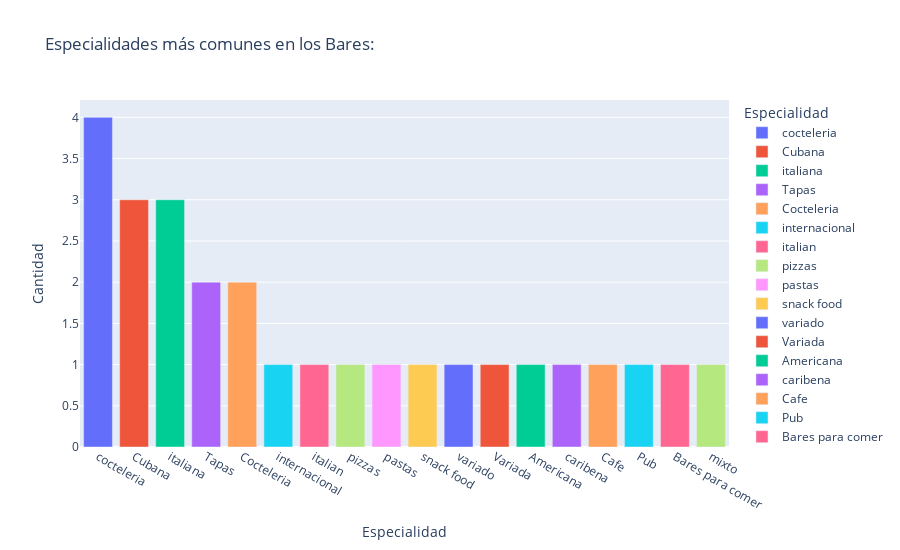
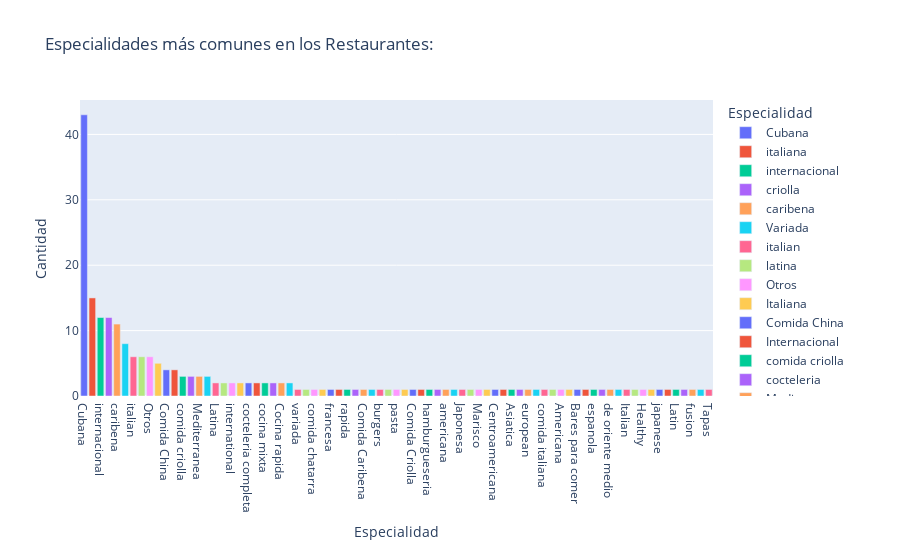

The code cell stored with these charts, in order, in its notebook:
### Code cell
df_bar = df[df['type'] == 'bar']
df_restaurant = df[df['type'] == 'restaurant']
df_barrestaurant = df[df['type'] == 'barrestaurant']

df_bar = df_bar['speciality'].explode().value_counts().reset_index()
df_restaurant = df_restaurant['speciality'].explode().value_counts().reset_index()
df_barrestaurant = df_barrestaurant['speciality'].explode().value_counts().reset_index()

fig_bar = px.bar(
    df_bar,
    x='speciality',
    y='count',
    title='Especialidades más comunes en los Bares:',
    labels={'speciality': 'Especialidad', 'count': 'Cantidad'},
    color='speciality',
    height=550
)

fig_restaurant = px.bar(
    df_restaurant,
    x='speciality',
    y='count',
    title='Especialidades más comunes en los Restaurantes:',
    labels={'speciality': 'Especialidad', 'count': 'Cantidad'},
    color='speciality',
    height=550
)

fig_barrestaurant = px.bar(
    df_barrestaurant,
    x='speciality',
    y='count',
    title='Especialidades más comunes en los Bares-restaurantes:',
    labels={'speciality': 'Especialidad', 'count': 'Cantidad'},
    color='speciality',
    height=550
)


fig_bar.show()
fig_restaurant.show()
fig_barrestaurant.show()

### Figure 1 — Plotly figure (JSON) as saved in the notebook; plotly's stock layout.template omitted (floating-point values rounded to 4 significant figures)
{"data": [{"hovertemplate": "Especialidad=%{x}<br>Cantidad=%{y}<extra></extra>", "legendgroup": "cocteleria", "marker": {"color": "#636efa", "pattern": {"shape": ""}}, "name": "cocteleria", "orientation": "v", "showlegend": true, "textposition": "auto", "type": "bar", "x": ["cocteleria"], "xaxis": "x", "y": [4], "yaxis": "y"}, {"hovertemplate": "Especialidad=%{x}<br>Cantidad=%{y}<extra></extra>", "legendgroup": "Cubana", "marker": {"color": "#EF553B", "pattern": {"shape": ""}}, "name": "Cubana", "orientation": "v", "showlegend": true, "textposition": "auto", "type": "bar", "x": ["Cubana"], "xaxis": "x", "y": [3], "yaxis": "y"}, {"hovertemplate": "Especialidad=%{x}<br>Cantidad=%{y}<extra></extra>", "legendgroup": "italiana", "marker": {"color": "#00cc96", "pattern": {"shape": ""}}, "name": "italiana", "orientation": "v", "showlegend": true, "textposition": "auto", "type": "bar", "x": ["italiana"], "xaxis": "x", "y": [3], "yaxis": "y"}, {"hovertemplate": "Especialidad=%{x}<br>Cantidad=%{y}<extra></extra>", "legendgroup": "Tapas", "marker": {"color": "#ab63fa", "pattern": {"shape": ""}}, "name": "Tapas", "orientation": "v", "showlegend": true, "textposition": "auto", "type": "bar", "x": ["Tapas"], "xaxis": "x", "y": [2], "yaxis": "y"}, {"hovertemplate": "Especialidad=%{x}<br>Cantidad=%{y}<extra></extra>", "legendgroup": "Cocteleria", "marker": {"color": "#FFA15A", "pattern": {"shape": ""}}, "name": "Cocteleria", "orientation": "v", "showlegend": true, "textposition": "auto", "type": "bar", "x": ["Cocteleria"], "xaxis": "x", "y": [2], "yaxis": "y"}, {"hovertemplate": "Especialidad=%{x}<br>Cantidad=%{y}<extra></extra>", "legendgroup": "internacional", "marker": {"color": "#19d3f3", "pattern": {"shape": ""}}, "name": "internacional", "orientation": "v", "showlegend": true, "textposition": "auto", "type": "bar", "x": ["internacional"], "xaxis": "x", "y": [1], "yaxis": "y"}, {"hovertemplate": "Especialidad=%{x}<br>Cantidad=%{y}<extra></extra>", "legendgroup": "italian", "marker": {"color": "#FF6692", "pattern": {"shape": ""}}, "name": "italian", "orientation": "v", "showlegend": true, "textposition": "auto", "type": "bar", "x": ["italian"], "xaxis": "x", "y": [1], "yaxis": "y"}, {"hovertemplate": "Especialidad=%{x}<br>Cantidad=%{y}<extra></extra>", "legendgroup": "pizzas", "marker": {"color": "#B6E880", "pattern": {"shape": ""}}, "name": "pizzas", "orientation": "v", "showlegend": true, "textposition": "auto", "type": "bar", "x": ["pizzas"], "xaxis": "x", "y": [1], "yaxis": "y"}, {"hovertemplate": "Especialidad=%{x}<br>Cantidad=%{y}<extra></extra>", "legendgroup": "pastas", "marker": {"color": "#FF97FF", "pattern": {"shape": ""}}, "name": "pastas", "orientation": "v", "showlegend": true, "textposition": "auto", "type": "bar", "x": ["pastas"], "xaxis": "x", "y": [1], "yaxis": "y"}, {"hovertemplate": "Especialidad=%{x}<br>Cantidad=%{y}<extra></extra>", "legendgroup": "snack food", "marker": {"color": "#FECB52", "pattern": {"shape": ""}}, "name": "snack food", "orientation": "v", "showlegend": true, "textposition": "auto", "type": "bar", "x": ["snack food"], "xaxis": "x", "y": [1], "yaxis": "y"}, {"hovertemplate": "Especialidad=%{x}<br>Cantidad=%{y}<extra></extra>", "legendgroup": "variado", "marker": {"color": "#636efa", "pattern": {"shape": ""}}, "name": "variado", "orientation": "v", "showlegend": true, "textposition": "auto", "type": "bar", "x": ["variado"], "xaxis": "x", "y": [1], "yaxis": "y"}, {"hovertemplate": "Especialidad=%{x}<br>Cantidad=%{y}<extra></extra>", "legendgroup": "Variada", "marker": {"color": "#EF553B", "pattern": {"shape": ""}}, "name": "Variada", "orientation": "v", "showlegend": true, "textposition": "auto", "type": "bar", "x": ["Variada"], "xaxis": "x", "y": [1], "yaxis": "y"}, {"hovertemplate": "Especialidad=%{x}<br>Cantidad=%{y}<extra></extra>", "legendgroup": "Americana", "marker": {"color": "#00cc96", "pattern": {"shape": ""}}, "name": "Americana", "orientation": "v", "showlegend": true, "textposition": "auto", "type": "bar", "x": ["Americana"], "xaxis": "x", "y": [1], "yaxis": "y"}, {"hovertemplate": "Especialidad=%{x}<br>Cantidad=%{y}<extra></extra>", "legendgroup": "caribena", "marker": {"color": "#ab63fa", "pattern": {"shape": ""}}, "name": "caribena", "orientation": "v", "showlegend": true, "textposition": "auto", "type": "bar", "x": ["caribena"], "xaxis": "x", "y": [1], "yaxis": "y"}, {"hovertemplate": "Especialidad=%{x}<br>Cantidad=%{y}<extra></extra>", "legendgroup": "Cafe", "marker": {"color": "#FFA15A", "pattern": {"shape": ""}}, "name": "Cafe", "orientation": "v", "showlegend": true, "textposition": "auto", "type": "bar", "x": ["Cafe"], "xaxis": "x", "y": [1], "yaxis": "y"}, {"hovertemplate": "Especialidad=%{x}<br>Cantidad=%{y}<extra></extra>", "legendgroup": "Pub", "marker": {"color": "#19d3f3", "pattern": {"shape": ""}}, "name": "Pub", "orientation": "v", "showlegend": true, "textposition": "auto", "type": "bar", "x": ["Pub"], "xaxis": "x", "y": [1], "yaxis": "y"}, {"hovertemplate": "Especialidad=%{x}<br>Cantidad=%{y}<extra></extra>", "legendgroup": "Bares para comer", "marker": {"color": "#FF6692", "pattern": {"shape": ""}}, "name": "Bares para comer", "orientation": "v", "showlegend": true, "textposition": "auto", "type": "bar", "x": ["Bares para comer"], "xaxis": "x", "y": [1], "yaxis": "y"}, {"hovertemplate": "Especialidad=%{x}<br>Cantidad=%{y}<extra></extra>", "legendgroup": "mixto", "marker": {"color": "#B6E880", "pattern": {"shape": ""}}, "name": "mixto", "orientation": "v", "showlegend": true, "textposition": "auto", "type": "bar", "x": ["mixto"], "xaxis": "x", "y": [1], "yaxis": "y"}], "layout": {"barmode": "relative", "height": 550, "legend": {"title": {"text": "Especialidad"}, "tracegroupgap": 0}, "title": {"text": "Especialidades más comunes en los Bares:"}, "xaxis": {"anchor": "y", "categoryarray": ["cocteleria", "Cubana", "italiana", "Tapas", "Cocteleria", "internacional", "italian", "pizzas", "pastas", "snack food", "variado", "Variada", "Americana", "caribena", "Cafe", "Pub", "Bares para comer", "mixto"], "categoryorder": "array", "domain": [0, 1], "title": {"text": "Especialidad"}}, "yaxis": {"anchor": "x", "domain": [0, 1], "title": {"text": "Cantidad"}}}}

### Figure 2 — Plotly figure (JSON) as saved in the notebook; plotly's stock layout.template omitted (floating-point values rounded to 4 significant figures)
{"data": [{"hovertemplate": "Especialidad=%{x}<br>Cantidad=%{y}<extra></extra>", "legendgroup": "Cubana", "marker": {"color": "#636efa", "pattern": {"shape": ""}}, "name": "Cubana", "orientation": "v", "showlegend": true, "textposition": "auto", "type": "bar", "x": ["Cubana"], "xaxis": "x", "y": [43], "yaxis": "y"}, {"hovertemplate": "Especialidad=%{x}<br>Cantidad=%{y}<extra></extra>", "legendgroup": "italiana", "marker": {"color": "#EF553B", "pattern": {"shape": ""}}, "name": "italiana", "orientation": "v", "showlegend": true, "textposition": "auto", "type": "bar", "x": ["italiana"], "xaxis": "x", "y": [15], "yaxis": "y"}, {"hovertemplate": "Especialidad=%{x}<br>Cantidad=%{y}<extra></extra>", "legendgroup": "internacional", "marker": {"color": "#00cc96", "pattern": {"shape": ""}}, "name": "internacional", "orientation": "v", "showlegend": true, "textposition": "auto", "type": "bar", "x": ["internacional"], "xaxis": "x", "y": [12], "yaxis": "y"}, {"hovertemplate": "Especialidad=%{x}<br>Cantidad=%{y}<extra></extra>", "legendgroup": "criolla", "marker": {"color": "#ab63fa", "pattern": {"shape": ""}}, "name": "criolla", "orientation": "v", "showlegend": true, "textposition": "auto", "type": "bar", "x": ["criolla"], "xaxis": "x", "y": [12], "yaxis": "y"}, {"hovertemplate": "Especialidad=%{x}<br>Cantidad=%{y}<extra></extra>", "legendgroup": "caribena", "marker": {"color": "#FFA15A", "pattern": {"shape": ""}}, "name": "caribena", "orientation": "v", "showlegend": true, "textposition": "auto", "type": "bar", "x": ["caribena"], "xaxis": "x", "y": [11], "yaxis": "y"}, {"hovertemplate": "Especialidad=%{x}<br>Cantidad=%{y}<extra></extra>", "legendgroup": "Variada", "marker": {"color": "#19d3f3", "pattern": {"shape": ""}}, "name": "Variada", "orientation": "v", "showlegend": true, "textposition": "auto", "type": "bar", "x": ["Variada"], "xaxis": "x", "y": [8], "yaxis": "y"}, {"hovertemplate": "Especialidad=%{x}<br>Cantidad=%{y}<extra></extra>", "legendgroup": "italian", "marker": {"color": "#FF6692", "pattern": {"shape": ""}}, "name": "italian", "orientation": "v", "showlegend": true, "textposition": "auto", "type": "bar", "x": ["italian"], "xaxis": "x", "y": [6], "yaxis": "y"}, {"hovertemplate": "Especialidad=%{x}<br>Cantidad=%{y}<extra></extra>", "legendgroup": "latina", "marker": {"color": "#B6E880", "pattern": {"shape": ""}}, "name": "latina", "orientation": "v", "showlegend": true, "textposition": "auto", "type": "bar", "x": ["latina"], "xaxis": "x", "y": [6], "yaxis": "y"}, {"hovertemplate": "Especialidad=%{x}<br>Cantidad=%{y}<extra></extra>", "legendgroup": "Otros", "marker": {"color": "#FF97FF", "pattern": {"shape": ""}}, "name": "Otros", "orientation": "v", "showlegend": true, "textposition": "auto", "type": "bar", "x": ["Otros"], "xaxis": "x", "y": [6], "yaxis": "y"}, {"hovertemplate": "Especialidad=%{x}<br>Cantidad=%{y}<extra></extra>", "legendgroup": "Italiana", "marker": {"color": "#FECB52", "pattern": {"shape": ""}}, "name": "Italiana", "orientation": "v", "showlegend": true, "textposition": "auto", "type": "bar", "x": ["Italiana"], "xaxis": "x", "y": [5], "yaxis": "y"}, {"hovertemplate": "Especialidad=%{x}<br>Cantidad=%{y}<extra></extra>", "legendgroup": "Comida China", "marker": {"color": "#636efa", "pattern": {"shape": ""}}, "name": "Comida China", "orientation": "v", "showlegend": true, "textposition": "auto", "type": "bar", "x": ["Comida China"], "xaxis": "x", "y": [4], "yaxis": "y"}, {"hovertemplate": "Especialidad=%{x}<br>Cantidad=%{y}<extra></extra>", "legendgroup": "Internacional", "marker": {"color": "#EF553B", "pattern": {"shape": ""}}, "name": "Internacional", "orientation": "v", "showlegend": true, "textposition": "auto", "type": "bar", "x": ["Internacional"], "xaxis": "x", "y": [4], "yaxis": "y"}, {"hovertemplate": "Especialidad=%{x}<br>Cantidad=%{y}<extra></extra>", "legendgroup": "comida criolla", "marker": {"color": "#00cc96", "pattern": {"shape": ""}}, "name": "comida criolla", "orientation": "v", "showlegend": true, "textposition": "auto", "type": "bar", "x": ["comida criolla"], "xaxis": "x", "y": [3], "yaxis": "y"}, {"hovertemplate": "Especialidad=%{x}<br>Cantidad=%{y}<extra></extra>", "legendgroup": "cocteleria", "marker": {"color": "#ab63fa", "pattern": {"shape": ""}}, "name": "cocteleria", "orientation": "v", "showlegend": true, "textposition": "auto", "type": "bar", "x": ["cocteleria"], "xaxis": "x", "y": [3], "yaxis": "y"}, {"hovertemplate": "Especialidad=%{x}<br>Cantidad=%{y}<extra></extra>", "legendgroup": "Mediterranea", "marker": {"color": "#FFA15A", "pattern": {"shape": ""}}, "name": "Mediterranea", "orientation": "v", "showlegend": true, "textposition": "auto", "type": "bar", "x": ["Mediterranea"], "xaxis": "x", "y": [3], "yaxis": "y"}, {"hovertemplate": "Especialidad=%{x}<br>Cantidad=%{y}<extra></extra>", "legendgroup": "Fusion", "marker": {"color": "#19d3f3", "pattern": {"shape": ""}}, "name": "Fusion", "orientation": "v", "showlegend": true, "textposition": "auto", "type": "bar", "x": ["Fusion"], "xaxis": "x", "y": [3], "yaxis": "y"}, {"hovertemplate": "Especialidad=%{x}<br>Cantidad=%{y}<extra></extra>", "legendgroup": "Latina", "marker": {"color": "#FF6692", "pattern": {"shape": ""}}, "name": "Latina", "orientation": "v", "showlegend": true, "textposition": "auto", "type": "bar", "x": ["Latina"], "xaxis": "x", "y": [2], "yaxis": "y"}, {"hovertemplate": "Especialidad=%{x}<br>Cantidad=%{y}<extra></extra>", "legendgroup": "comida rapida", "marker": {"color": "#B6E880", "pattern": {"shape": ""}}, "name": "comida rapida", "orientation": "v", "showlegend": true, "textposition": "auto", "type": "bar", "x": ["comida rapida"], "xaxis": "x", "y": [2], "yaxis": "y"}, {"hovertemplate": "Especialidad=%{x}<br>Cantidad=%{y}<extra></extra>", "legendgroup": "international", "marker": {"color": "#FF97FF", "pattern": {"shape": ""}}, "name": "international", "orientation": "v", "showlegend": true, "textposition": "auto", "type": "bar", "x": ["international"], "xaxis": "x", "y": [2], "yaxis": "y"}, {"hovertemplate": "Especialidad=%{x}<br>Cantidad=%{y}<extra></extra>", "legendgroup": "Pizza", "marker": {"color": "#FECB52", "pattern": {"shape": ""}}, "name": "Pizza", "orientation": "v", "showlegend": true, "textposition": "auto", "type": "bar", "x": ["Pizza"], "xaxis": "x", "y": [2], "yaxis": "y"}, {"hovertemplate": "Especialidad=%{x}<br>Cantidad=%{y}<extra></extra>", "legendgroup": "cocteleria completa", "marker": {"color": "#636efa", "pattern": {"shape": ""}}, "name": "cocteleria completa", "orientation": "v", "showlegend": true, "textposition": "auto", "type": "bar", "x": ["cocteleria completa"], "xaxis": "x", "y": [2], "yaxis": "y"}, {"hovertemplate": "Especialidad=%{x}<br>Cantidad=%{y}<extra></extra>", "legendgroup": "comida internacional", "marker": {"color": "#EF553B", "pattern": {"shape": ""}}, "name": "comida internacional", "orientation": "v", "showlegend": true, "textposition": "auto", "type": "bar", "x": ["comida internacional"], "xaxis": "x", "y": [2], "yaxis": "y"}, {"hovertemplate": "Especialidad=%{x}<br>Cantidad=%{y}<extra></extra>", "legendgroup": "cocina mixta", "marker": {"color": "#00cc96", "pattern": {"shape": ""}}, "name": "cocina mixta", "orientation": "v", "showlegend": true, "textposition": "auto", "type": "bar", "x": ["cocina mixta"], "xaxis": "x", "y": [2], "yaxis": "y"}, {"hovertemplate": "Especialidad=%{x}<br>Cantidad=%{y}<extra></extra>", "legendgroup": "Pizzeria", "marker": {"color": "#ab63fa", "pattern": {"shape": ""}}, "name": "Pizzeria", "orientation": "v", "showlegend": true, "textposition": "auto", "type": "bar", "x": ["Pizzeria"], "xaxis": "x", "y": [2], "yaxis": "y"}, {"hovertemplate": "Especialidad=%{x}<br>Cantidad=%{y}<extra></extra>", "legendgroup": "Cocina rapida", "marker": {"color": "#FFA15A", "pattern": {"shape": ""}}, "name": "Cocina rapida", "orientation": "v", "showlegend": true, "textposition": "auto", "type": "bar", "x": ["Cocina rapida"], "xaxis": "x", "y": [2], "yaxis": "y"}, {"hovertemplate": "Especialidad=%{x}<br>Cantidad=%{y}<extra></extra>", "legendgroup": "mediterranean", "marker": {"color": "#19d3f3", "pattern": {"shape": ""}}, "name": "mediterranean", "orientation": "v", "showlegend": true, "textposition": "auto", "type": "bar", "x": ["mediterranean"], "xaxis": "x", "y": [2], "yaxis": "y"}, {"hovertemplate": "Especialidad=%{x}<br>Cantidad=%{y}<extra></extra>", "legendgroup": "variada", "marker": {"color": "#FF6692", "pattern": {"shape": ""}}, "name": "variada", "orientation": "v", "showlegend": true, "textposition": "auto", "type": "bar", "x": ["variada"], "xaxis": "x", "y": [1], "yaxis": "y"}, {"hovertemplate": "Especialidad=%{x}<br>Cantidad=%{y}<extra></extra>", "legendgroup": "Cocina mixta", "marker": {"color": "#B6E880", "pattern": {"shape": ""}}, "name": "Cocina mixta", "orientation": "v", "showlegend": true, "textposition": "auto", "type": "bar", "x": ["Cocina mixta"], "xaxis": "x", "y": [1], "yaxis": "y"}, {"hovertemplate": "Especialidad=%{x}<br>Cantidad=%{y}<extra></extra>", "legendgroup": "comida chatarra", "marker": {"color": "#FF97FF", "pattern": {"shape": ""}}, "name": "comida chatarra", "orientation": "v", "showlegend": true, "textposition": "auto", "type": "bar", "x": ["comida chatarra"], "xaxis": "x", "y": [1], "yaxis": "y"}, {"hovertemplate": "Especialidad=%{x}<br>Cantidad=%{y}<extra></extra>", "legendgroup": "comida mixta", "marker": {"color": "#FECB52", "pattern": {"shape": ""}}, "name": "comida mixta", "orientation": "v", "showlegend": true, "textposition": "auto", "type": "bar", "x": ["comida mixta"], "xaxis": "x", "y": [1], "yaxis": "y"}, {"hovertemplate": "Especialidad=%{x}<br>Cantidad=%{y}<extra></extra>", "legendgroup": "francesa", "marker": {"color": "#636efa", "pattern": {"shape": ""}}, "name": "francesa", "orientation": "v", "showlegend": true, "textposition": "auto", "type": "bar", "x": ["francesa"], "xaxis": "x", "y": [1], "yaxis": "y"}, {"hovertemplate": "Especialidad=%{x}<br>Cantidad=%{y}<extra></extra>", "legendgroup": "Cocina criolla", "marker": {"color": "#EF553B", "pattern": {"shape": ""}}, "name": "Cocina criolla", "orientation": "v", "showlegend": true, "textposition": "auto", "type": "bar", "x": ["Cocina criolla"], "xaxis": "x", "y": [1], "yaxis": "y"}, {"hovertemplate": "Especialidad=%{x}<br>Cantidad=%{y}<extra></extra>", "legendgroup": "rapida", "marker": {"color": "#00cc96", "pattern": {"shape": ""}}, "name": "rapida", "orientation": "v", "showlegend": true, "textposition": "auto", "type": "bar", "x": ["rapida"], "xaxis": "x", "y": [1], "yaxis": "y"}, {"hovertemplate": "Especialidad=%{x}<br>Cantidad=%{y}<extra></extra>", "legendgroup": "Comida Italiana", "marker": {"color": "#ab63fa", "pattern": {"shape": ""}}, "name": "Comida Italiana", "orientation": "v", "showlegend": true, "textposition": "auto", "type": "bar", "x": ["Comida Italiana"], "xaxis": "x", "y": [1], "yaxis": "y"}, {"hovertemplate": "Especialidad=%{x}<br>Cantidad=%{y}<extra></extra>", "legendgroup": "Comida Caribena", "marker": {"color": "#FFA15A", "pattern": {"shape": ""}}, "name": "Comida Caribena", "orientation": "v", "showlegend": true, "textposition": "auto", "type": "bar", "x": ["Comida Caribena"], "xaxis": "x", "y": [1], "yaxis": "y"}, {"hovertemplate": "Especialidad=%{x}<br>Cantidad=%{y}<extra></extra>", "legendgroup": "entrantes", "marker": {"color": "#19d3f3", "pattern": {"shape": ""}}, "name": "entrantes", "orientation": "v", "showlegend": true, "textposition": "auto", "type": "bar", "x": ["entrantes"], "xaxis": "x", "y": [1], "yaxis": "y"}, {"hovertemplate": "Especialidad=%{x}<br>Cantidad=%{y}<extra></extra>", "legendgroup": "burgers", "marker": {"color": "#FF6692", "pattern": {"shape": ""}}, "name": "burgers", "orientation": "v", "showlegend": true, "textposition": "auto", "type": "bar", "x": ["burgers"], "xaxis": "x", "y": [1], "yaxis": "y"}, {"hovertemplate": "Especialidad=%{x}<br>Cantidad=%{y}<extra></extra>", "legendgroup": "Criolla", "marker": {"color": "#B6E880", "pattern": {"shape": ""}}, "name": "Criolla", "orientation": "v", "showlegend": true, "textposition": "auto", "type": "bar", "x": ["Criolla"], "xaxis": "x", "y": [1], "yaxis": "y"}, {"hovertemplate": "Especialidad=%{x}<br>Cantidad=%{y}<extra></extra>", "legendgroup": "pasta", "marker": {"color": "#FF97FF", "pattern": {"shape": ""}}, "name": "pasta", "orientation": "v", "showlegend": true, "textposition": "auto", "type": "bar", "x": ["pasta"], "xaxis": "x", "y": [1], "yaxis": "y"}, {"hovertemplate": "Especialidad=%{x}<br>Cantidad=%{y}<extra></extra>", "legendgroup": "Hamburguesera", "marker": {"color": "#FECB52", "pattern": {"shape": ""}}, "name": "Hamburguesera", "orientation": "v", "showlegend": true, "textposition": "auto", "type": "bar", "x": ["Hamburguesera"], "xaxis": "x", "y": [1], "yaxis": "y"}, {"hovertemplate": "Especialidad=%{x}<br>Cantidad=%{y}<extra></extra>", "legendgroup": "Comida Criolla", "marker": {"color": "#636efa", "pattern": {"shape": ""}}, "name": "Comida Criolla", "orientation": "v", "showlegend": true, "textposition": "auto", "type": "bar", "x": ["Comida Criolla"], "xaxis": "x", "y": [1], "yaxis": "y"}, {"hovertemplate": "Especialidad=%{x}<br>Cantidad=%{y}<extra></extra>", "legendgroup": "Desayunos", "marker": {"color": "#EF553B", "pattern": {"shape": ""}}, "name": "Desayunos", "orientation": "v", "showlegend": true, "textposition": "auto", "type": "bar", "x": ["Desayunos"], "xaxis": "x", "y": [1], "yaxis": "y"}, {"hovertemplate": "Especialidad=%{x}<br>Cantidad=%{y}<extra></extra>", "legendgroup": "hamburgueseria", "marker": {"color": "#00cc96", "pattern": {"shape": ""}}, "name": "hamburgueseria", "orientation": "v", "showlegend": true, "textposition": "auto", "type": "bar", "x": ["hamburgueseria"], "xaxis": "x", "y": [1], "yaxis": "y"}, {"hovertemplate": "Especialidad=%{x}<br>Cantidad=%{y}<extra></extra>", "legendgroup": "mexicana", "marker": {"color": "#ab63fa", "pattern": {"shape": ""}}, "name": "mexicana", "orientation": "v", "showlegend": true, "textposition": "auto", "type": "bar", "x": ["mexicana"], "xaxis": "x", "y": [1], "yaxis": "y"}, {"hovertemplate": "Especialidad=%{x}<br>Cantidad=%{y}<extra></extra>", "legendgroup": "americana", "marker": {"color": "#FFA15A", "pattern": {"shape": ""}}, "name": "americana", "orientation": "v", "showlegend": true, "textposition": "auto", "type": "bar", "x": ["americana"], "xaxis": "x", "y": [1], "yaxis": "y"}, {"hovertemplate": "Especialidad=%{x}<br>Cantidad=%{y}<extra></extra>", "legendgroup": "Sushi", "marker": {"color": "#19d3f3", "pattern": {"shape": ""}}, "name": "Sushi", "orientation": "v", "showlegend": true, "textposition": "auto", "type": "bar", "x": ["Sushi"], "xaxis": "x", "y": [1], "yaxis": "y"}, {"hovertemplate": "Especialidad=%{x}<br>Cantidad=%{y}<extra></extra>", "legendgroup": "Japonesa", "marker": {"color": "#FF6692", "pattern": {"shape": ""}}, "name": "Japonesa", "orientation": "v", "showlegend": true, "textposition": "auto", "type": "bar", "x": ["Japonesa"], "xaxis": "x", "y": [1], "yaxis": "y"}, {"hovertemplate": "Especialidad=%{x}<br>Cantidad=%{y}<extra></extra>", "legendgroup": "Saludable", "marker": {"color": "#B6E880", "pattern": {"shape": ""}}, "name": "Saludable", "orientation": "v", "showlegend": true, "textposition": "auto", "type": "bar", "x": ["Saludable"], "xaxis": "x", "y": [1], "yaxis": "y"}, {"hovertemplate": "Especialidad=%{x}<br>Cantidad=%{y}<extra></extra>", "legendgroup": "Marisco", "marker": {"color": "#FF97FF", "pattern": {"shape": ""}}, "name": "Marisco", "orientation": "v", "showlegend": true, "textposition": "auto", "type": "bar", "x": ["Marisco"], "xaxis": "x", "y": [1], "yaxis": "y"}, {"hovertemplate": "Especialidad=%{x}<br>Cantidad=%{y}<extra></extra>", "legendgroup": "Comida Cubana", "marker": {"color": "#FECB52", "pattern": {"shape": ""}}, "name": "Comida Cubana", "orientation": "v", "showlegend": true, "textposition": "auto", "type": "bar", "x": ["Comida Cubana"], "xaxis": "x", "y": [1], "yaxis": "y"}, {"hovertemplate": "Especialidad=%{x}<br>Cantidad=%{y}<extra></extra>", "legendgroup": "Centroamericana", "marker": {"color": "#636efa", "pattern": {"shape": ""}}, "name": "Centroamericana", "orientation": "v", "showlegend": true, "textposition": "auto", "type": "bar", "x": ["Centroamericana"], "xaxis": "x", "y": [1], "yaxis": "y"}, {"hovertemplate": "Especialidad=%{x}<br>Cantidad=%{y}<extra></extra>", "legendgroup": "sandwiches", "marker": {"color": "#EF553B", "pattern": {"shape": ""}}, "name": "sandwiches", "orientation": "v", "showlegend": true, "textposition": "auto", "type": "bar", "x": ["sandwiches"], "xaxis": "x", "y": [1], "yaxis": "y"}, {"hovertemplate": "Especialidad=%{x}<br>Cantidad=%{y}<extra></extra>", "legendgroup": "Asiatica", "marker": {"color": "#00cc96", "pattern": {"shape": ""}}, "name": "Asiatica", "orientation": "v", "showlegend": true, "textposition": "auto", "type": "bar", "x": ["Asiatica"], "xaxis": "x", "y": [1], "yaxis": "y"}, {"hovertemplate": "Especialidad=%{x}<br>Cantidad=%{y}<extra></extra>", "legendgroup": "cocina italiana", "marker": {"color": "#ab63fa", "pattern": {"shape": ""}}, "name": "cocina italiana", "orientation": "v", "showlegend": true, "textposition": "auto", "type": "bar", "x": ["cocina italiana"], "xaxis": "x", "y": [1], "yaxis": "y"}, {"hovertemplate": "Especialidad=%{x}<br>Cantidad=%{y}<extra></extra>", "legendgroup": "european", "marker": {"color": "#FFA15A", "pattern": {"shape": ""}}, "name": "european", "orientation": "v", "showlegend": true, "textposition": "auto", "type": "bar", "x": ["european"], "xaxis": "x", "y": [1], "yaxis": "y"}, {"hovertemplate": "Especialidad=%{x}<br>Cantidad=%{y}<extra></extra>", "legendgroup": "hamburgers", "marker": {"color": "#19d3f3", "pattern": {"shape": ""}}, "name": "hamburgers", "orientation": "v", "showlegend": true, "textposition": "auto", "type": "bar", "x": ["hamburgers"], "xaxis": "x", "y": [1], "yaxis": "y"}, {"hovertemplate": "Especialidad=%{x}<br>Cantidad=%{y}<extra></extra>", "legendgroup": "comida italiana", "marker": {"color": "#FF6692", "pattern": {"shape": ""}}, "name": "comida italiana", "orientation": "v", "showlegend": true, "textposition": "auto", "type": "bar", "x": ["comida italiana"], "xaxis": "x", "y": [1], "yaxis": "y"}, {"hovertemplate": "Especialidad=%{x}<br>Cantidad=%{y}<extra></extra>", "legendgroup": "Mexicana", "marker": {"color": "#B6E880", "pattern": {"shape": ""}}, "name": "Mexicana", "orientation": "v", "showlegend": true, "textposition": "auto", "type": "bar", "x": ["Mexicana"], "xaxis": "x", "y": [1], "yaxis": "y"}, {"hovertemplate": "Especialidad=%{x}<br>Cantidad=%{y}<extra></extra>", "legendgroup": "Americana", "marker": {"color": "#FF97FF", "pattern": {"shape": ""}}, "name": "Americana", "orientation": "v", "showlegend": true, "textposition": "auto", "type": "bar", "x": ["Americana"], "xaxis": "x", "y": [1], "yaxis": "y"}, {"hovertemplate": "Especialidad=%{x}<br>Cantidad=%{y}<extra></extra>", "legendgroup": "Cafe", "marker": {"color": "#FECB52", "pattern": {"shape": ""}}, "name": "Cafe", "orientation": "v", "showlegend": true, "textposition": "auto", "type": "bar", "x": ["Cafe"], "xaxis": "x", "y": [1], "yaxis": "y"}, {"hovertemplate": "Especialidad=%{x}<br>Cantidad=%{y}<extra></extra>", "legendgroup": "Bares para comer", "marker": {"color": "#636efa", "pattern": {"shape": ""}}, "name": "Bares para comer", "orientation": "v", "showlegend": true, "textposition": "auto", "type": "bar", "x": ["Bares para comer"], "xaxis": "x", "y": [1], "yaxis": "y"}, {"hovertemplate": "Especialidad=%{x}<br>Cantidad=%{y}<extra></extra>", "legendgroup": "Pizzas", "marker": {"color": "#EF553B", "pattern": {"shape": ""}}, "name": "Pizzas", "orientation": "v", "showlegend": true, "textposition": "auto", "type": "bar", "x": ["Pizzas"], "xaxis": "x", "y": [1], "yaxis": "y"}, {"hovertemplate": "Especialidad=%{x}<br>Cantidad=%{y}<extra></extra>", "legendgroup": "espanola", "marker": {"color": "#00cc96", "pattern": {"shape": ""}}, "name": "espanola", "orientation": "v", "showlegend": true, "textposition": "auto", "type": "bar", "x": ["espanola"], "xaxis": "x", "y": [1], "yaxis": "y"}, {"hovertemplate": "Especialidad=%{x}<br>Cantidad=%{y}<extra></extra>", "legendgroup": "Comida libanesa", "marker": {"color": "#ab63fa", "pattern": {"shape": ""}}, "name": "Comida libanesa", "orientation": "v", "showlegend": true, "textposition": "auto", "type": "bar", "x": ["Comida libanesa"], "xaxis": "x", "y": [1], "yaxis": "y"}, {"hovertemplate": "Especialidad=%{x}<br>Cantidad=%{y}<extra></extra>", "legendgroup": "de oriente medio", "marker": {"color": "#FFA15A", "pattern": {"shape": ""}}, "name": "de oriente medio", "orientation": "v", "showlegend": true, "textposition": "auto", "type": "bar", "x": ["de oriente medio"], "xaxis": "x", "y": [1], "yaxis": "y"}, {"hovertemplate": "Especialidad=%{x}<br>Cantidad=%{y}<extra></extra>", "legendgroup": "Comida cubana", "marker": {"color": "#19d3f3", "pattern": {"shape": ""}}, "name": "Comida cubana", "orientation": "v", "showlegend": true, "textposition": "auto", "type": "bar", "x": ["Comida cubana"], "xaxis": "x", "y": [1], "yaxis": "y"}, {"hovertemplate": "Especialidad=%{x}<br>Cantidad=%{y}<extra></extra>", "legendgroup": "Italian", "marker": {"color": "#FF6692", "pattern": {"shape": ""}}, "name": "Italian", "orientation": "v", "showlegend": true, "textposition": "auto", "type": "bar", "x": ["Italian"], "xaxis": "x", "y": [1], "yaxis": "y"}, {"hovertemplate": "Especialidad=%{x}<br>Cantidad=%{y}<extra></extra>", "legendgroup": "Mediterranean", "marker": {"color": "#B6E880", "pattern": {"shape": ""}}, "name": "Mediterranean", "orientation": "v", "showlegend": true, "textposition": "auto", "type": "bar", "x": ["Mediterranean"], "xaxis": "x", "y": [1], "yaxis": "y"}, {"hovertemplate": "Especialidad=%{x}<br>Cantidad=%{y}<extra></extra>", "legendgroup": "Healthy", "marker": {"color": "#FF97FF", "pattern": {"shape": ""}}, "name": "Healthy", "orientation": "v", "showlegend": true, "textposition": "auto", "type": "bar", "x": ["Healthy"], "xaxis": "x", "y": [1], "yaxis": "y"}, {"hovertemplate": "Especialidad=%{x}<br>Cantidad=%{y}<extra></extra>", "legendgroup": "Espanola", "marker": {"color": "#FECB52", "pattern": {"shape": ""}}, "name": "Espanola", "orientation": "v", "showlegend": true, "textposition": "auto", "type": "bar", "x": ["Espanola"], "xaxis": "x", "y": [1], "yaxis": "y"}, {"hovertemplate": "Especialidad=%{x}<br>Cantidad=%{y}<extra></extra>", "legendgroup": "japanese", "marker": {"color": "#636efa", "pattern": {"shape": ""}}, "name": "japanese", "orientation": "v", "showlegend": true, "textposition": "auto", "type": "bar", "x": ["japanese"], "xaxis": "x", "y": [1], "yaxis": "y"}, {"hovertemplate": "Especialidad=%{x}<br>Cantidad=%{y}<extra></extra>", "legendgroup": "Caribean", "marker": {"color": "#EF553B", "pattern": {"shape": ""}}, "name": "Caribean", "orientation": "v", "showlegend": true, "textposition": "auto", "type": "bar", "x": ["Caribean"], "xaxis": "x", "y": [1], "yaxis": "y"}, {"hovertemplate": "Especialidad=%{x}<br>Cantidad=%{y}<extra></extra>", "legendgroup": "Latin", "marker": {"color": "#00cc96", "pattern": {"shape": ""}}, "name": "Latin", "orientation": "v", "showlegend": true, "textposition": "auto", "type": "bar", "x": ["Latin"], "xaxis": "x", "y": [1], "yaxis": "y"}, {"hovertemplate": "Especialidad=%{x}<br>Cantidad=%{y}<extra></extra>", "legendgroup": "International", "marker": {"color": "#ab63fa", "pattern": {"shape": ""}}, "name": "International", "orientation": "v", "showlegend": true, "textposition": "auto", "type": "bar", "x": ["International"], "xaxis": "x", "y": [1], "yaxis": "y"}, {"hovertemplate": "Especialidad=%{x}<br>Cantidad=%{y}<extra></extra>", "legendgroup": "fusion", "marker": {"color": "#FFA15A", "pattern": {"shape": ""}}, "name": "fusion", "orientation": "v", "showlegend": true, "textposition": "auto", "type": "bar", "x": ["fusion"], "xaxis": "x", "y": [1], "yaxis": "y"}, {"hovertemplate": "Especialidad=%{x}<br>Cantidad=%{y}<extra></extra>", "legendgroup": "Centroamerican", "marker": {"color": "#19d3f3", "pattern": {"shape": ""}}, "name": "Centroamerican", "orientation": "v", "showlegend": true, "textposition": "auto", "type": "bar", "x": ["Centroamerican"], "xaxis": "x", "y": [1], "yaxis": "y"}, {"hovertemplate": "Especialidad=%{x}<br>Cantidad=%{y}<extra></extra>", "legendgroup": "Tapas", "marker": {"color": "#FF6692", "pattern": {"shape": ""}}, "name": "Tapas", "orientation": "v", "showlegend": true, "textposition": "auto", "type": "bar", "x": ["Tapas"], "xaxis": "x", "y": [1], "yaxis": "y"}], "layout": {"barmode": "relative", "height": 550, "legend": {"title": {"text": "Especialidad"}, "tracegroupgap": 0}, "title": {"text": "Especialidades más comunes en los Restaurantes:"}, "xaxis": {"anchor": "y", "categoryarray": ["Cubana", "italiana", "internacional", "criolla", "caribena", "Variada", "italian", "latina", "Otros", "Italiana", "Comida China", "Internacional", "comida criolla", "cocteleria", "Mediterranea", "Fusion", "Latina", "comida rapida", "international", "Pizza", "cocteleria completa", "comida internacional", "cocina mixta", "Pizzeria", "Cocina rapida", "mediterranean", "variada", "Cocina mixta", "comida chatarra", "comida mixta", "francesa", "Cocina criolla", "rapida", "Comida Italiana", "Comida Caribena", "entrantes", "burgers", "Criolla", "pasta", "Hamburguesera", "Comida Criolla", "Desayunos", "hamburgueseria", "mexicana", "americana", "Sushi", "Japonesa", "Saludable", "Marisco", "Comida Cubana", "Centroamericana", "sandwiches", "Asiatica", "cocina italiana", "european", "hamburgers", "comida italiana", "Mexicana", "Americana", "Cafe", "Bares para comer", "Pizzas", "espanola", "Comida libanesa", "de oriente medio", "Comida cubana", "Italian", "Mediterranean", "Healthy", "Espanola", "japanese", "Caribean", "Latin", "International", "fusion", "Centroamerican", "Tapas"], "categoryorder": "array", "domain": [0, 1], "title": {"text": "Especialidad"}}, "yaxis": {"anchor": "x", "domain": [0, 1], "title": {"text": "Cantidad"}}}}
